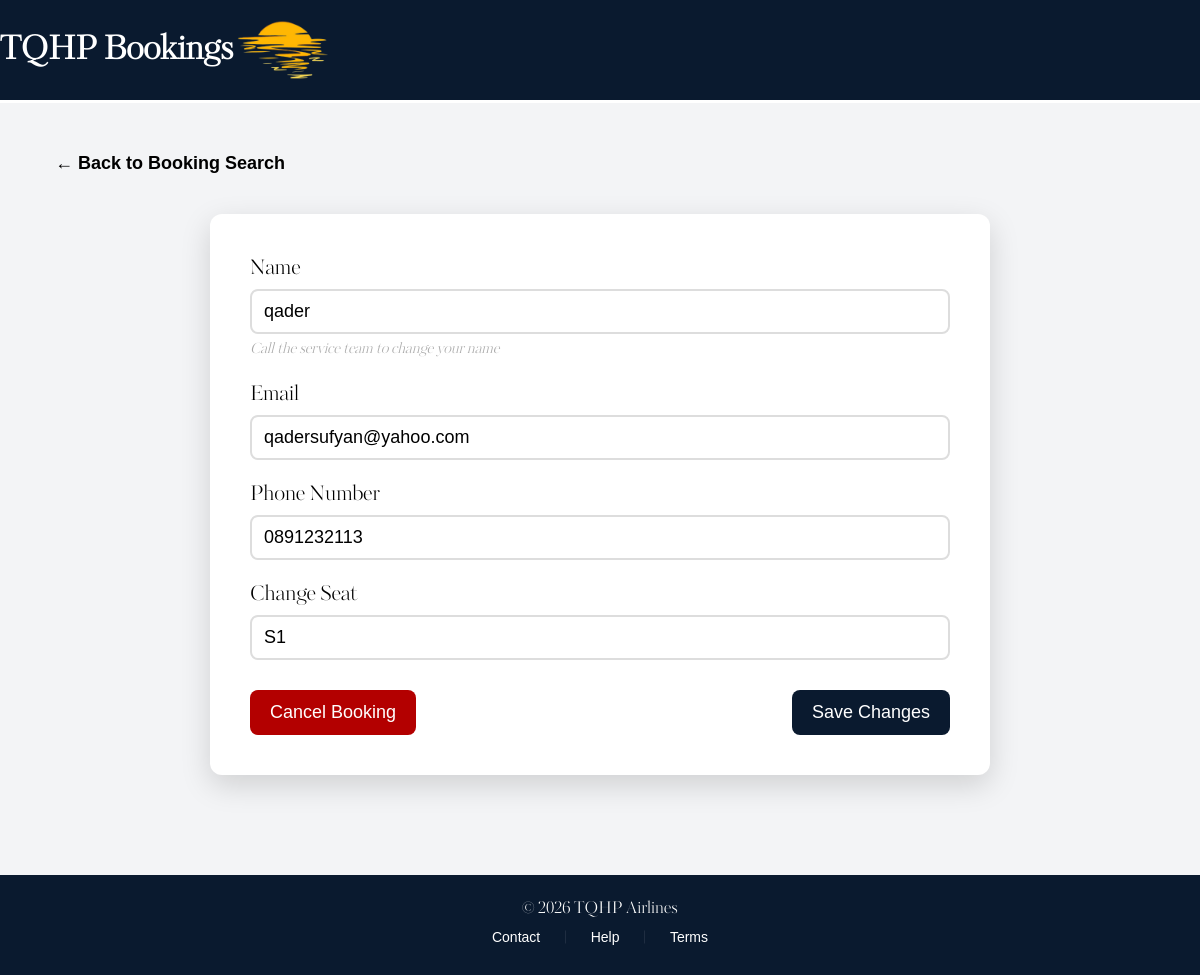
The app's page /editBooking/16 with its own data.
### tables this page shows
CREATE TABLE Customer (
    customerID INTEGER PRIMARY KEY AUTOINCREMENT,
    customerName TEXT NOT NULL,
    customerAddress TEXT NOT NULL,
    customerEmail TEXT NOT NULL,
    customerPhoneNum TEXT NOT NULL
);

CREATE TABLE Seat (
    seatID INTEGER PRIMARY KEY AUTOINCREMENT,
    seatNumber TEXT,
    seatCost INTEGER NOT NULL,
    bookingID INTEGER,
    flightNumber INTEGER NOT NULL,
    FOREIGN KEY (bookingID) REFERENCES Booking(bookingID),
    FOREIGN KEY (flightNumber) REFERENCES Flight(flightNumber)
);

### app.py (the view, shortened to what this page needs)
@app.route("/editBooking/<int:bookingID>", methods=["GET", "POST"])
def editBooking(bookingID):
    conn = getDbConnection()
    b = conn.execute("""SELECT * from Booking INNER JOIN Customer ON Booking.customerID = Customer.customerID INNER JOIN Seat on Booking.seatID = Seat.seatID WHERE Booking.bookingID = ?""", (bookingID,)).fetchone()
    custId = conn.execute("""SELECT customerID FROM Booking WHERE Booking.bookingID = ?""", (bookingID,)).fetchone()[0]
    if b is None:
        conn.close()
        return """<script>
        alert('Booking does not exist');
        window.history.back();
        </script>"""
    booking = conn.execute("SELECT * FROM Booking INNER JOIN Customer ON Booking.customerID = Customer.customerID INNER JOIN Seat ON Booking.seatID = Seat.seatID WHERE Booking.bookingID =?", (bookingID,)).fetchone()
    conn.close()
    return render_template("editBooking.html", booking=booking)

### app.py (called while the page is built)
def getDbConnection():
    conn = sqlite3.connect("AirPlaneSystem.db")
    conn.row_factory = sqlite3.Row
    return conn

### templates/editBooking.html (shortened to what this page needs)
<!DOCTYPE html>
<html lang="en">
<head>
    <link rel="stylesheet" href="{{ url_for('static', filename='editBooking.css') }}">
</head>
<body>
<div id="top">
    <h1>TQHP Bookings</h1>
    <img id="logo" src="{{ url_for('static', filename='Images/sunset logo.png') }}">
</div>
<div id="main">
    <div id="backButton">
        <button onclick="location.href='/retrieveBooking'">← Back to Booking Search</button>
    </div>
    <div id="info">
        <form method="POST">
            <div class="Entries">
                <label>Name</label>
                <input type="text" name="customerName" value="{{ booking['customerName'] }}" readonly>
                <div id="subtle-text">Call the service team to change your name</div>
            </div>
            <div class="Entries">
                <label>Email</label>
                <input type="text" name="customerEmail" value="{{ booking['customerEmail'] }}" required>
            </div>
            <div class="Entries">
                <label>Phone Number</label>
                <input type="text" name="customerPhoneNum" value="{{ booking['customerPhoneNum'] }}" required>
            </div>
            <div class="Entries">
                <label>Change Seat</label>
                <input type="text" name="seatNumber" value="{{ booking['seatNumber'] }}" required>
            </div>
            <div class="Buttons">
                <button class="cancel" type = "button" onclick="location.href='/deleteBooking/{{ booking['bookingID'] }}'">Cancel Booking</button>
                <button class="save" type="submit">Save Changes</button>
            </div>
        </form>
    </div>
</div>
<div class="bottom">
    © 2026 TQHP Airlines
    <br>
<div id="buttons">
    <button>Contact</button>
    <span class="divider">|</span>
    <button>Help</button>
    <span class="divider">|</span>
    <button onclick="location.href='/terms'">Terms</button>
</div>
</div>
</body>
</html>

### static/editBooking.css (style rules this page uses)
html, body { margin: 0; width: 100%; font-family: 'KudryashevDisplay', sans-serif; background: #F3F4F6; }
#top { background: #0A1A2F; color: white; font-size: 16px; display: flex; align-items: center; justify-content: flex-start; border-bottom: 3px solid white; height: 20%; }
#logo { height: 100px; width: auto; }
#main { display: flex; flex-direction: column; align-items: center; padding: 40px 20px; }
#backButton { align-self: flex-start; margin-left: 20px; }
#backButton button { background: transparent; border: none; color: black; font-size: 18px; font-weight: bold; cursor: pointer; padding: 10px 15px; transition: 0.2s ease; }
#info { background: white; padding: 40px; width: 700px; max-width: 90%; border-radius: 12px; box-shadow: 0 10px 30px rgba(0,0,0,0.15); margin-top: 30px; }
.Entries { font-size: 20px; margin-bottom: 20px; display: flex; flex-direction: column; }
#info input { font-size: 18px; padding: 10px 12px; border: 2px solid #ddd; border-radius: 8px; margin-top: 5px; transition: 0.2s ease; }
#subtle-text { font-style: italic; font-size: 14px; color: darkgrey; margin-top: 5px; }
.Buttons { display: flex; justify-content: space-between; margin-top: 30px; }
.Buttons button { padding: 12px 20px; font-size: 18px; border-radius: 8px; cursor: pointer; border: none; transition: 0.2s ease; }
.cancel { background: #b30000; color: white; }
.save { background: #0A1A2F; color: white; }
.bottom { margin-top: 60px; background: #0A1A2F; color: white; height: 100px; display: flex; flex-direction: column; justify-content: center; align-items: center; text-align: center; width: 100%; font-weight:600px; }
#buttons button { background: transparent; border: none; color: white; font-size: 14px; cursor: pointer; padding: 8px 14px; transition: opacity 0.2s ease; }
.divider { color: white; opacity: 0.5; margin: 0 6px; }

### records on screen
Customer: customerName "qader", customerEmail "qadersufyan@yahoo.com", customerPhoneNum "0891232113"
Seat: seatNumber "S1"
